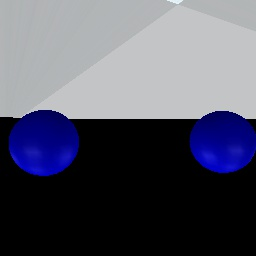
#> input picture coppelia/ws4/images/image0.jpg, 256 x 256 px; its folder holds 4 pictures in this run
$ jupyter execute ws4.ipynb   (shell and % lines are left out)
#> lines starting #> are read from the running program, lines starting #| are printed output that depends on the picture; long printed decimals are rounded
[cell 1]
%pylab inline

[cell 2]
import glob
import cv2

images = [cv2.imread(file) for file in glob.glob("./images/*.jpg")]
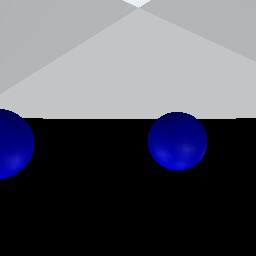
#> input picture coppelia/ws4/images/image1.jpg, 256 x 256 px
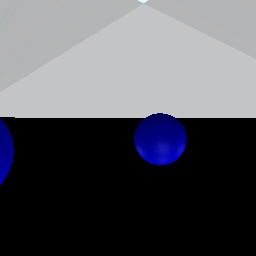
#> input picture coppelia/ws4/images/image10.jpg, 256 x 256 px
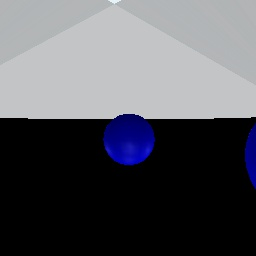
#> input picture coppelia/ws4/images/image11.jpg, 256 x 256 px
#> images = 4 items
imgangles = np.genfromtxt('angles.csv', delimiter=',', dtype=np.double)
print(imgangles)

[cell 3]
imgres = len(images[0])
#> imgres = 256
u0 = int(imgres/2 + 0.5)
#> u0 = 128
v0 = int(imgres/2 + 0.5)
#> v0 = 128
fov = 60

[cell 4]
# Pre-processing
grays = [cv2.cvtColor(image, cv2.COLOR_BGR2GRAY) for image in images]
#> grays = 4 items
grays = [cv2.medianBlur(gray,5) for gray in grays]

[cell 5]
centers = []
for gray, imgangle in zip(grays, imgangles[:,1]):
    circles = cv2.HoughCircles(gray, cv2.HOUGH_GRADIENT, 1, gray.shape[0] / 8, param1=30,param2=15,minRadius=10,maxRadius=0)
    if circles is not None: # Convert it to world frame coordinates
        for circle in circles[0,:]: # What??
            radius = circle[2]
            if circle[0] < radius or circle[1] < radius or circle[0] > imgres-radius or circle[1] > imgres-radius:
                continue
            k = radius / (1.5 / 2) # Pixels per meter at the range of this circle
            xmax = imgres / (2.0*k) # Half the screen in meters at this range
            zc = xmax / tan(pi/6)
            xc = (circle[0] - u0) / k
            xw = zc*cos(imgangle+pi/2)-xc*sin(imgangle+pi/2)
            yw = zc*sin(imgangle+pi/2)-xc*cos(imgangle+pi/2)
            centers.append((xc,zc))
#> this loop made 4 passes
#> imgangle on passes 1 to 2: -1.06, -0.881
#> (imgangle, circles) on passes 3 to 4: (-0.698, [[159.5, 137.5, 26.7], [111.5, 163.5, 46.8]]), (-0.519, [[128.5, 140.5, 24.6]])
#> after the loop, centers = [(-1.8, 4.72), (2.35, 5.81), (1.25, 5.69), (-0.394, 2.69), (0.885, 6.23), (-0.264, 3.55), (0.0152, 6.76)]
print(centers)
#| [(-1.800, 4.724), (2.347, 5.814), (1.246, 5.694), (-0.3944, 2.691), (0.8848, 6.228), (-0.2644, 3.553), (0.01524, 6.759)]
